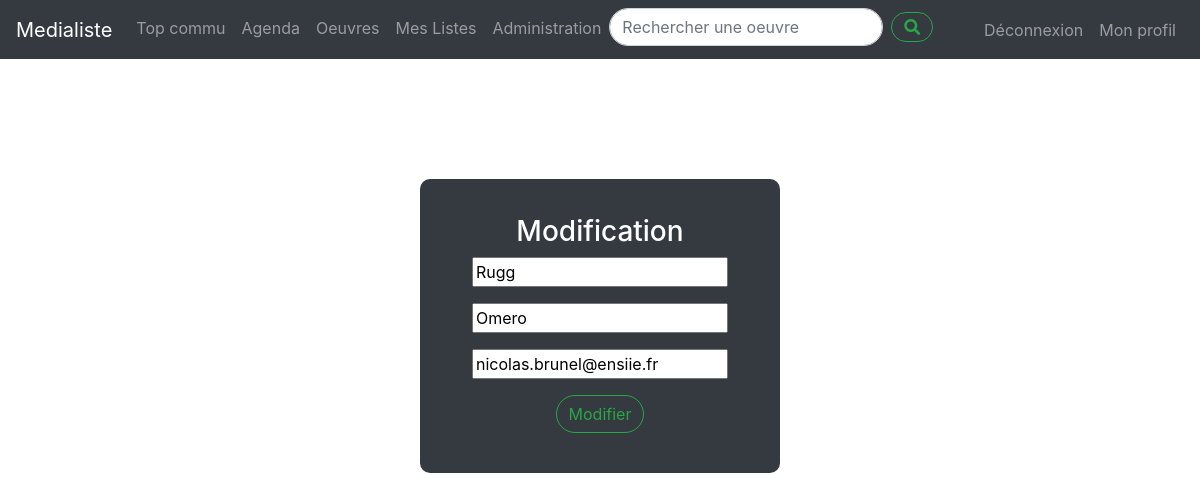
Page /modifier-profil.php (signed in) on the committed database.
### tables this page shows
CREATE TABLE Utilisateur(
    pseudo VARCHAR(20) PRIMARY KEY,
    nom VARCHAR(50) NOT NULL,
    prenom VARCHAR(50) NOT NULL,
    mot_de_passe VARCHAR(20) NOT NULL,
    date_creation DATE NOT NULL,
    mail VARCHAR(50),
    statut BOOLEAN NOT NULL DEFAULT false,
    banni BOOLEAN NOT NULL
);

### public/modifier-profil.php (the view, shortened to what this page needs)
<?php
    $dbAdapter = (new DbAdaperFactory())->createService();
    $afficher_profil = $dbAdapter->prepare("SELECT * FROM Utilisateur WHERE pseudo = ?");
    $afficher_profil->execute(array($_SESSION['username']));
    $profil=$afficher_profil->fetch();
?>
<html lang="fr">
<head>
    <link rel="stylesheet" href="https://stackpath.bootstrapcdn.com/bootstrap/4.4.1/css/bootstrap.min.css">
    <link rel="stylesheet" href="style.css" type="text/css">
    <link rel="stylesheet" href="/css/all.css">
</head>
<body>
<header>
    <nav class="navbar navbar-expand-lg navbar-dark bg-dark">
    <div class="collapse navbar-collapse" id="navbarSupportedContent">
            <a class="navbar-brand" href="/index.php">Medialiste</a>
            <ul class="navbar-nav mr-auto">
                <li class="nav-item">
                    <a class="nav-link" href="top.php">Top commu</a>
                 </li>
                <li class="nav-item">
                  <a class="nav-link" href="agenda.php">Agenda</a>
                </li>
                <li class="nav-item">
                  <a class="nav-link" href="affichageOeuvre.php">Oeuvres</a>
                </li>
                <?php
                    if(isset($_SESSION['username'])){
                      ?>
                <li class="nav-item">
                  <a class="nav-link" href="mylists.php">Mes Listes</a>
                </li>
                <?php
                }
                if (isset($_SESSION['statut']) && $_SESSION['statut']==true){
                  ?>
                  <li class="nav-item">
                    <a class="nav-link" href="administration.php">Administration</a>
                  </li>
                  <?php
                }
                ?>
                <li class="nav-item">
                  <div class="container-research">
                    <form class="form-inline my-2 my-lg-0" method="get" action="resultat-search.php">
                      <input class="form-control mr-sm-2 rounded-pill" type="search" name="contenu" onkeyup="showHint(this.value)" id="txt1" placeholder="Rechercher une oeuvre"/>
                      <button type="submit" class="btn btn-outline-success my-2 my-sm-0 rounded-pill"><i class="fas fa-search"></i></button>
                    </form>
                  </div>
                </li>
              </ul>
                  <?php
                    if(isset($_SESSION['username'])){
                      ?>
                    <ul class="navbar-nav text-right">
                      <div class="d-flex flex-row-reverse">
                      <li class="nav-item" style="float:right">
                        <a class="nav-link" class="nav-button"  href="profil.php" >Mon profil</a>
                      </li>
                      <li class="nav-item" style="float:right">
                        <a class="nav-link" class="nav-button" href="logout.php">Déconnexion</a>
                      </li>
                    </ul>
                      <?php
                  }
                  ?>
        </div>
      </nav>
</header>
<div class="container" style="padding-top:3%;margin-top:10%; max-width:30%; background-color:#343a40">
  <h3 style="color:white">Modification</h3>
  <form method="post">
      <div class="form-group">
        <input type="text" placeholder="Votre nom" name="nom" value="<?php if(isset($nom)){ echo $nom; }else{ echo $profil['nom'];}?>" required>
      </div>
      <div class="form-group">
        <input type="text" placeholder="Votre prénom" name="prenom" value="<?php if(isset($prenom)){ echo $prenom; }else{ echo $profil['prenom'];}?>" required>
      </div>
      <div class="form-group">
        <input type="email" placeholder="Adresse mail" name="mail" value="<?php if(isset($mail)){ echo $mail; }else{ echo $profil['mail'];}?>" required>
      </div>
      <button class="btn btn-outline-success my-2 my-sm-0 rounded-pill" type="submit" name="modification">Modifier</button>
  </form>
</div>
</body>
</html>

### public/style.css (style rules this page uses)
.container { width:80%; padding: 2%; margin: 0 auto; margin-bottom:2%; text-align: center; border-radius: 10px }
body { background-color: #f4f4f; }

### public/css/all.css (style rules this page uses)
.fa, .fas, .far, .fal, .fad, .fab { -moz-osx-font-smoothing: grayscale; -webkit-font-smoothing: antialiased; display: inline-block; font-style: normal; font-variant: normal; text-rendering: auto; line-height: 1; }
.fa-search:before { content: "\f002"; }
.fa, .fas { font-family: 'Font Awesome 5 Free'; font-weight: 900; }

### rows in the picture
utilisateur: nom "Rugg", prenom "Omero", mail "nicolas.brunel@ensiie.fr"
